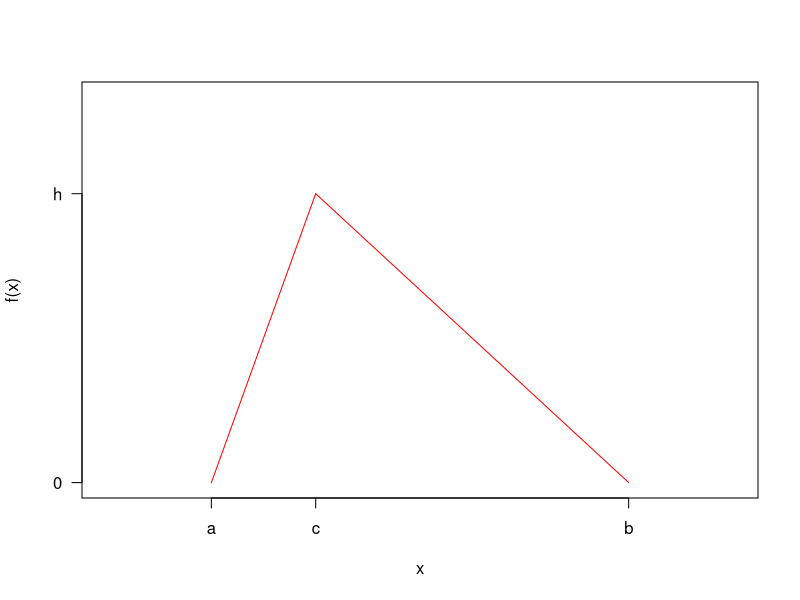
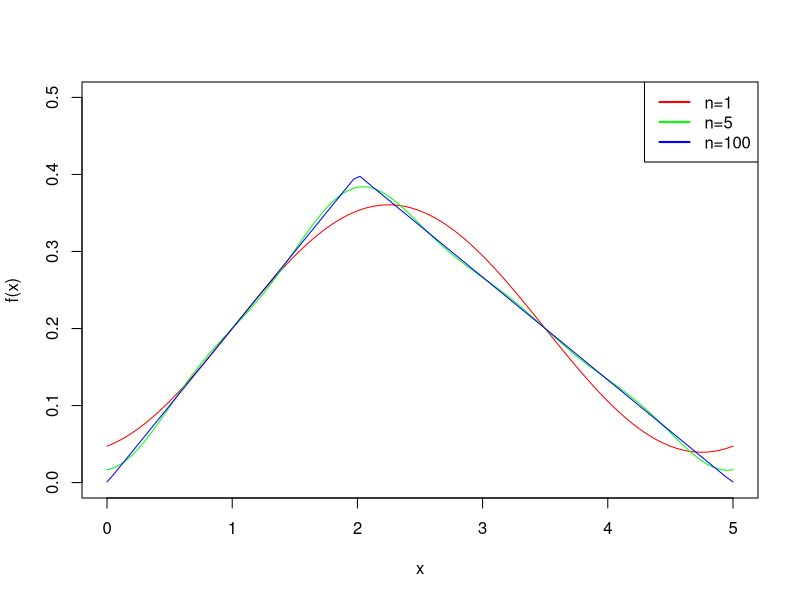

Generate these figures, in order, with R:
## ---- chunk 1
#| fig_height: 400
#| fig_width: 700
#| fig_format: png
#| fig-dpi: 300

plot(c(-1,5), c(0,4), type = "n", xlab = "x", ylab = "f(x)", axes = FALSE)
lines(c(0,1), c(0,3), col = "red")
lines(c(1,4), c(3,0), col = "red")
axis(2, at = c(0,3), labels = c("0","h"), las = 2)
axis(1, at = c(0,1,4), labels = c("a", "c", "b"))
box()
## ---- chunk 2
bn <- function(a, b, c, n) {
  ns <- 1:n
  k <- 2*pi/(b-a)
  4/(b-a)^2/k/ns*( 1/(c-a)* ( -(c-a)*cos(k*ns*c) + 1/k/ns*sin(k*ns*c)  - 1/k/ns*sin(k*ns*a) )  + 
                  1/(c-b)* ( 1/k/ns*sin(k*ns*b) +(c-b)*cos(k*ns*c) - 1/k/ns*sin(k*ns*c)))
}

an <- function(a, b, c, n) {
  ns <- 1:n
  k <- 2*pi/(b-a)
  4/(b-a)^2/k/ns* ( 1/(c-a)* ( (c-a)*sin(k*ns*c) + 1/k/ns*cos(k*ns*c)  - 1/k/ns*cos(k*ns*a) )  +
                  1/(c-b)* ( 1/k/ns*cos(k*ns*b) -(c-b)*sin(k*ns*c) - 1/k/ns*cos(k*ns*c) ))
}

a0 <- function(a, b) {
  1/(b-a)
}

fourier_f <- function(x, a, b, c, n) {
  ns <- 1:n
  k <- 2*pi/(b-a)
  a0(a, b) + sum(an(a, b, c, n)*cos(k*ns*x)) + sum(bn(a, b, c, n)*sin(k*ns*x))
}

#fourier_f(0, 0, 5, 2, 100) # 0
#fourier_f(5, 0, 5, 2, 100) # 0
#fourier_f(2, 0, 5, 2, 100) # 4/5

plot(seq(0, 5, length=100), sapply(seq(0, 5, length=100), fourier_f, a=0, b=5, c=2, n=1), 
     type = "l", col="red", ylim = c(0, 0.5), xlab = "x", ylab = "f(x)")
lines(seq(0, 5, length=100), sapply(seq(0, 5, length=100), fourier_f, a=0, b=5, c=2, n=5), col = "green")
lines(seq(0, 5, length=100), sapply(seq(0, 5, length=100), fourier_f, a=0, b=5, c=2, n=100), col = "blue")
legend("topright", c("n=1", "n=5", "n=100"), col = c("red", "green", "blue"), lwd = 2)
